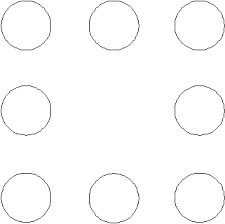
#> input picture circle_detection/circle1.png, 225 x 224 px
$ python circle_detection.py   (older library calls are emulated)
#> lines starting #> are read from the running program, lines starting #| are printed output that depends on the picture; after the words box and inside, x2 and y2 are one past the last pixel; in counts of white or black regions, pixels touching at a corner belong together
import cv2
import numpy as np
from skimage.feature import peak_local_max
from skimage.morphology import watershed
from scipy import ndimage

# Load in image, convert to gray scale, and Otsu's threshold
image = cv2.imread('circle1.png')
#> image is the input picture: shape (224, 225, 3); min 75, max 255, mean 251.9
gray = cv2.cvtColor(image, cv2.COLOR_BGR2GRAY)
thresh = cv2.threshold(gray, 0, 255, cv2.THRESH_BINARY_INV + cv2.THRESH_OTSU)[1]
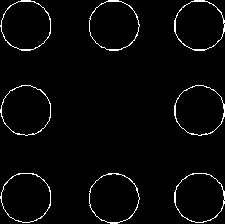
#> thresh: shape (224, 225); 2.9% white in thin lines or dots

# Remove small noise by filtering using contour area
cnts = cv2.findContours(thresh, cv2.RETR_TREE, cv2.CHAIN_APPROX_SIMPLE)
#> cnts = 16 contours; largest, box (x1, y1, x2, y2) and area: (174, 0, 225, 51) 1954, (174, 85, 225, 136) 1948, (89, 0, 140, 51) 1942, (174, 173, 225, 223) 1942, (0, 0, 51, 51) 1942
cnts = cnts[0] if len(cnts) == 2 else cnts[1]

for c in cnts:
    if cv2.contourArea(c) < 1000:
        cv2.drawContours(thresh, [c], 0, (0, 0, 0), -1)
#> this loop made 16 passes

cv2.imshow('thresh', thresh)
# Compute Euclidean distance from every binary pixel
# to the nearest zero pixel then find peaks
distance_map = ndimage.distance_transform_edt(thresh)
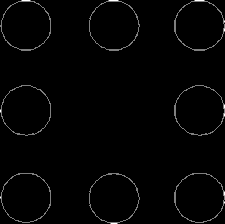
#> distance_map: shape (224, 225) float64; min 0, max 2, mean 0.0295; drawn with min black and max white
local_max = peak_local_max(distance_map, indices=False, min_distance=20, labels=thresh)
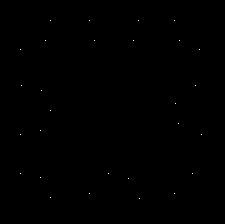
#> local_max: shape (224, 225) bool; 0.06% white in thin lines or dots, all inside (x1, y1, x2, y2) = (20, 20, 202, 199)

# Perform connected component analysis then apply Watershed
markers = ndimage.label(local_max, structure=np.ones((3, 3)))[0]
#> markers: shape (224, 225) int32; 29 distinct labels, from 0 to 28
labels = watershed(-distance_map, markers, mask=thresh)
#> labels: shape (224, 225) int32; 29 distinct labels, from 0 to 28

# Iterate through unique labels
for label in np.unique(labels):
    if label == 0:
        continue

    # Create a mask
    mask = np.zeros(gray.shape, dtype="uint8")
    mask[labels == label] = 255

    # Find contours and determine contour area
    cnts = cv2.findContours(mask.copy(), cv2.RETR_EXTERNAL, cv2.CHAIN_APPROX_SIMPLE)
    cnts = cnts[0] if len(cnts) == 2 else cnts[1]
    c = max(cnts, key=cv2.contourArea)
    cv2.drawContours(image, [c], -1, (36, 255, 12), -1)
#> this loop made 29 passes
#> cnts on passes 2, 4, 5, 10, 11, 12, 14, 15, 16, 18, 19, 20: 1 contour, all with area under 20, 1 contour, all with area under 20, 1 contour, all with area under 20, 1 contour, all with area under 20, 1 contour, all with area under 20, 1 contour, all with area under 20, 1 contour, all with area under 20, 1 contour, all with area under 20, 1 contour, all with area under 20, 1 contour, all with area under 20, 1 contour, all with area under 20, 1 contour, all with area under 20
#> c on passes 3, 6, 7, 8, 9, 13: [[89, 20], [89, 31]], [[45, 40]], [[94, 40]], [[134, 39], [133, 40], [134, 40]], [[178, 38], [178, 39], [181, 42], [181, 41]], [[195, 85], [203, 85]]
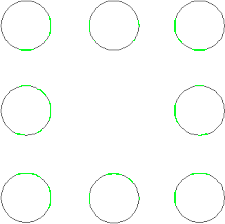
#> image: shape (224, 225, 3); 0.83% of pixels changed, all inside (x1, y1, x2, y2) = (15, 16, 210, 209)
#> mask: shape (224, 225); 0.01% white in thin lines or dots, all inside (x1, y1, x2, y2) = (139, 197, 140, 200)

cv2.imshow('image', image)
cv2.waitKey()

# Create a mask
mask = np.zeros(gray.shape, dtype="uint8")
mask[labels == label] = 255

# Find contours and determine contour area
cnts = cv2.findContours(mask.copy(), cv2.RETR_EXTERNAL, cv2.CHAIN_APPROX_SIMPLE)
#> cnts = 1 contour, all with area under 20
cnts = cnts[0] if len(cnts) == 2 else cnts[1]
#> cnts = [[[139, 197], [139, 199]]]
c = max(cnts, key=cv2.contourArea)
cv2.drawContours(image, [c], -1, (36, 255, 12), -1)

cv2.imshow('image', image)
cv2.waitKey()
